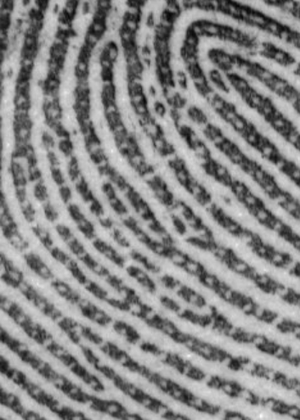
%> input picture fp1.bmp, 300 x 420 px, shrunk from 353 x 495 before the run
$ octave --eval "result = watershed_stepone('../fp1.bmp');"   (GNU Octave 9; MATLAB toolbox functions it lacks are replaced by stand-ins)
%> lines starting %> are read from the running program, lines starting %| are printed output that depends on the picture; in (x1, y1, x2, y2) boxes, pixels count from 0 and x2, y2 are one past the last pixel; in counts of white or black regions, pixels touching at a corner belong together; the program's own positions count from 1
function [bgm]=watershed_stepone(image)%I是要输入的图片
%> called with image = '../fp1.bmp'
%% 读入图片
%rgb=imread('fp1.bmp');
%I = rgb2gray(rgb);
%I=imread('271_2_2.jpg');
I=imread(image);
%> I is the input picture: size 420x300x3 uint8; min 7, max 250, mean 134.7
%subplot(341);imshow(I),title('input image');
I_binary = im2bw(I,graythresh(I));       %对图像二值化
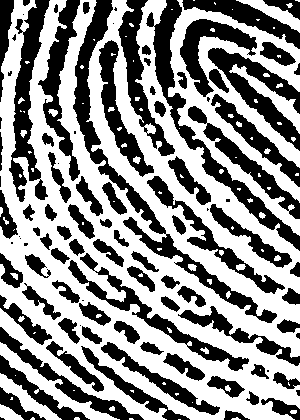
%> I_binary: size 420x300 logical; 55.8% white; 100 black regions (22 under 20 px), largest, box (x1, y1, x2, y2) and area: (73, 0, 277, 323) 5209, (146, 0, 300, 251) 3926, (9, 0, 50, 202) 3218
%subplot(342);imshow(I_binary,[]), title('binary of input image)')

hy = fspecial('sobel');
hx = hy';
Iy = imfilter(double(I), hy, 'replicate');
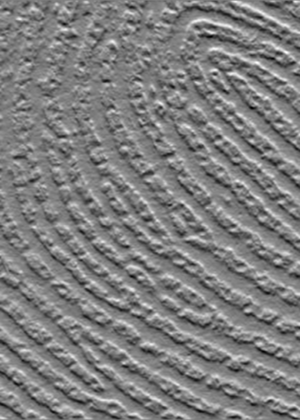
%> Iy: size 420x300x3 double; min -358, max 359, mean -0.8; drawn with min black and max white
Ix = imfilter(double(I), hx, 'replicate');
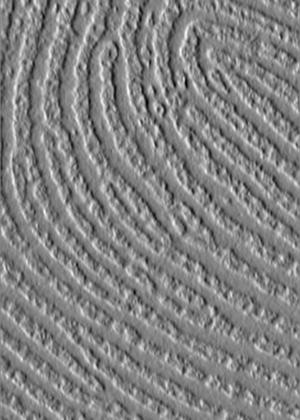
%> Ix: size 420x300x3 double; min -409, max 389, mean -0.5; drawn with min black and max white
gradmag = sqrt(Ix.^2 + Iy.^2);
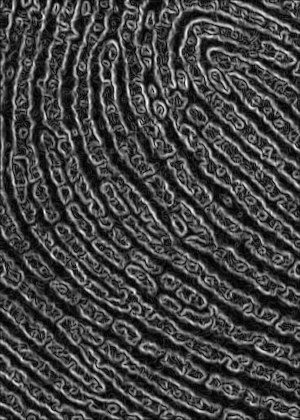
%> gradmag: size 420x300x3 double; min 0, max 409.1, mean 107.3; drawn with min black and max white


%%
%Mark the Foreground Objects
se = strel('square', 2);%%%%%%%%目前最成功的在ppt里的值是“3”（针对的是fp1.bmp)
%Io = imopen(I, se);
Ie = imerode(I, se);
Iobr = imreconstruct(Ie, I);
%Ioc = imclose(Io, se);
Iobrd = imdilate(Iobr, se);
Iobrcbr = imreconstruct(imcomplement(Iobrd), imcomplement(Iobr));
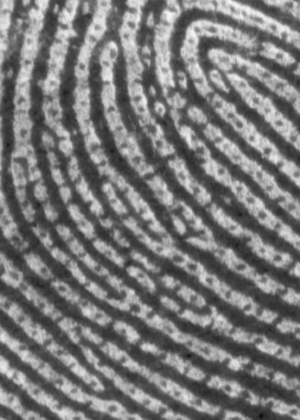
%> Iobrcbr: size 420x300x3 uint8; min 10, max 246, mean 120.3
%作用：Calculate the regional maxima of Iobrcbr to obtain good foreground markers.
Iobrcbr = imcomplement(Iobrcbr);%Iobrcbr为经过什么开环闭环重建后的image，暂时不知道有没有用
%subplot(343);imshow(Iobrcbr), title('(Iobrcbr)')
fgm = imregionalmin(Iobrcbr);
%> fgm: size 420x300x3 logical; 3.8% white in thin lines or dots
fgm_min = imextendedmax(Iobrcbr, 1);%不符合条件的地方全是白色，用来在后面筛选fgm
%> fgm_min: size 420x300x3 logical; 4.3% white in thin lines or dots
%subplot(3,4,10); imshow(fgm_min),title('fgm_extendedmin');
copy_Iobrcbr=Iobrcbr;
% subplot(344);imshow(fgm), title('fgm')
fgm_original = fgm;%这里只是想确保fgm_original不被改变
I2 = I;
I2(fgm) = 255;%将为1的像素点赋值为255(regional minima设置为白色)同样是原来错误的做法
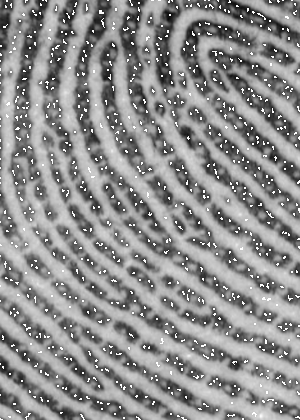
%> I2: size 420x300x3 uint8; 3.75% of pixels changed, all inside (x1, y1, x2, y2) = (0, 0, 300, 420)
%subplot(345); imshow(I2), title('I2')
%% k-means处理fgm
[m,n]=size(fgm);
%> m = 420; n = 900
mn=m*n;
%> mn = 378000
for x=1:m
    for y=1:n
        if(fgm(x,y)==0)
            Iobrcbr(x,y)=0;
        end
    end
end
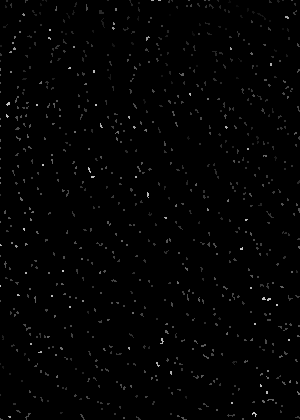
%> Iobrcbr: size 420x300x3 uint8; min 0, max 200, mean 2.6
[px_regmin,py_regmin]=find(Iobrcbr~=0);%寻找矩阵中非零元素的坐标
%> px_regmin = 14184 values from 1 to 420; py_regmin = 14184 values from 1 to 900
NotZero=find(Iobrcbr~=0);%寻找矩阵中非零元素的索引
%> NotZero = 14184 values from 46 to 377999
pxy=[px_regmin,py_regmin];%列向量合成矩阵
tempVecKmeans=Iobrcbr(:);%按照列来排序，变成一列
vector_for_kmeans=tempVecKmeans(tempVecKmeans~=0);%提取非零元素作为Kmeans的输入
%[kmeans_result,C,sumD,D]=kmeans(vector_for_kmeans,3,'dist','sqEuclidean','rep',10,'emptyaction','singleton');
%[kmeans_result,C] =      kmeans(vector_for_kmeans,3,'distance','cosine','start','sample', 'emptyaction','singleton');
vector_for_kmeans=double(vector_for_kmeans);
%> (the run ends here)

$ run again, on fp2.bmp
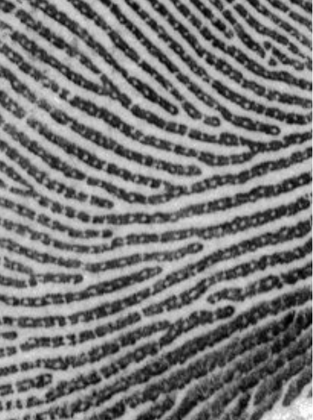
%> input picture fp2.bmp, 313 x 420 px, shrunk from 526 x 705 before the run
%> in watershed_stepone, I is the input picture: size 420x313x3 uint8; min 0, max 253, mean 121.2
%> in watershed_stepone, `I_binary = im2bw(I,graythresh(I));`:
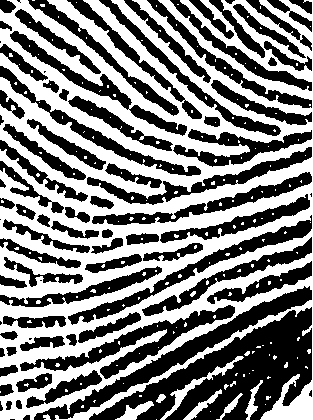
%> I_binary: size 420x313 logical; 49.8% white; 193 white regions (183 under 20 px), largest, box (x1, y1, x2, y2) and area: (0, 0, 313, 420) 62816, (160, 356, 244, 420) 577, (115, 401, 154, 420) 311
%> fgm: size 420x313x3 logical; 4.5% white in thin lines or dots
%> fgm_min: size 420x313x3 logical; 5.3% white in thin lines or dots
%> I2: size 420x313x3 uint8; 4.54% of pixels changed, all inside (x1, y1, x2, y2) = (0, 0, 312, 420)
%> after the loop in watershed_stepone, `for x=1:m`:
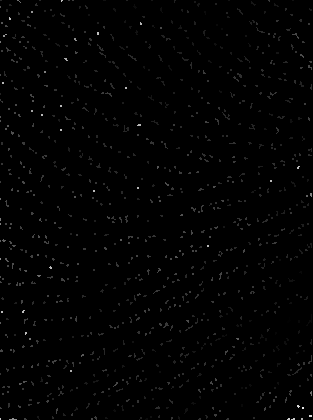
%> Iobrcbr: size 420x313x3 uint8; min 0, max 233, mean 2.2
%> px_regmin = 17907 values from 1 to 420; py_regmin = 17907 values from 1 to 938
%> NotZero = 17907 values from 1 to 393957

$ run again, on 271_2_2.jpg
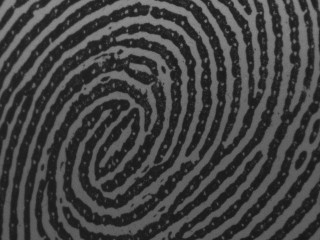
%> input picture 271_2_2.jpg, 320 x 240 px
%> in watershed_stepone, I is the input picture: size 240x320 uint8; min 18, max 148, mean 66.1
%> in watershed_stepone, `I_binary = im2bw(I,graythresh(I));`:
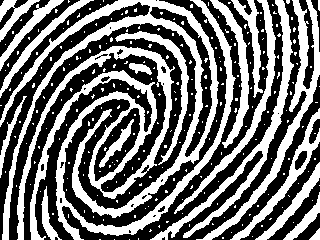
%> I_binary: size 240x320 logical; 44.4% white; 273 white regions (253 under 20 px), largest, box (x1, y1, x2, y2) and area: (17, 0, 236, 240) 9559, (0, 0, 219, 240) 7056, (150, 0, 294, 240) 2909
%> fgm: size 240x320 logical; 8.7% white in thin lines or dots
%> fgm_min: size 240x320 logical; 8.6% white in thin lines or dots
%> I2: size 240x320 uint8; 8.65% of pixels changed, all inside (x1, y1, x2, y2) = (0, 0, 320, 240)
%> after the loop in watershed_stepone, `for x=1:m`:
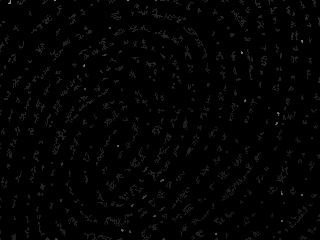
%> Iobrcbr: size 240x320 uint8; min 0, max 134, mean 2.8
%> px_regmin = 6647 values from 1 to 240; py_regmin = 6647 values from 1 to 320
%> NotZero = 6647 values from 1 to 76781
%> vector_for_kmeans = 6647 values, max 134 at index 137, min 24 at index 6309, mean 32.17
